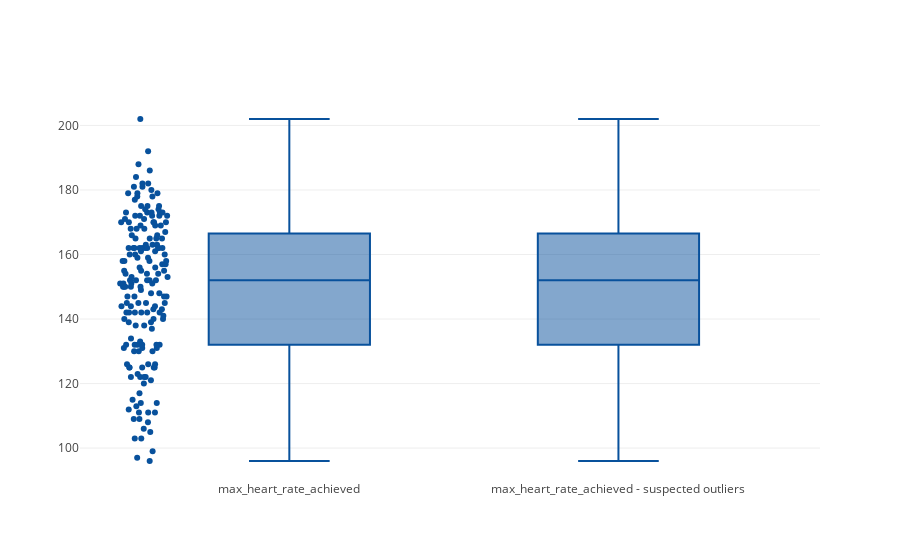

Here is the notebook cell this chart was saved with:
### Code cell
name = 'max_heart_rate_achieved'
y = df[name]

trace1 = go.Box(
    y=y,
    jitter=0.3,
    pointpos=-1.8,
    boxpoints = 'all',
    marker = dict(
        color = 'rgb(8,81,156)',
    ),
    name = name
)

trace2 = go.Box(
    y=y,
    jitter=0.3,
    pointpos=-1.8,
    boxpoints = 'suspectedoutliers',
    marker = dict(
        color = 'rgb(8,81,156)',
        outliercolor = 'rgba(219, 64, 82, 0.6)',
        line = dict(
            outliercolor = 'rgba(219, 64, 82, 0.6)',
            outlierwidth = 2)
    ),
    name = name + ' - suspected outliers'
)

data = [trace1, trace2]

layout = go.Layout(
    showlegend = False
)

fig = go.Figure(data=data, layout=layout)
iplot(fig, layout)

### Figure 1 — Plotly figure (JSON) as saved in the notebook; plotly's stock layout.template omitted (floating-point values rounded to 4 significant figures; data arrays with more than 128 entries replaced by an {"elided": "..."} marker saying what was removed)
{"data": [{"boxpoints": "all", "jitter": 0.3, "marker": {"color": "rgb(8,81,156)"}, "name": "max_heart_rate_achieved", "pointpos": -1.8, "type": "box", "y": {"elided": "180 int values"}}, {"boxpoints": "suspectedoutliers", "jitter": 0.3, "marker": {"color": "rgb(8,81,156)", "line": {"outliercolor": "rgba(219, 64, 82, 0.6)", "outlierwidth": 2}, "outliercolor": "rgba(219, 64, 82, 0.6)"}, "name": "max_heart_rate_achieved - suspected outliers", "pointpos": -1.8, "type": "box", "y": {"elided": "180 int values"}}], "layout": {"showlegend": false}}
